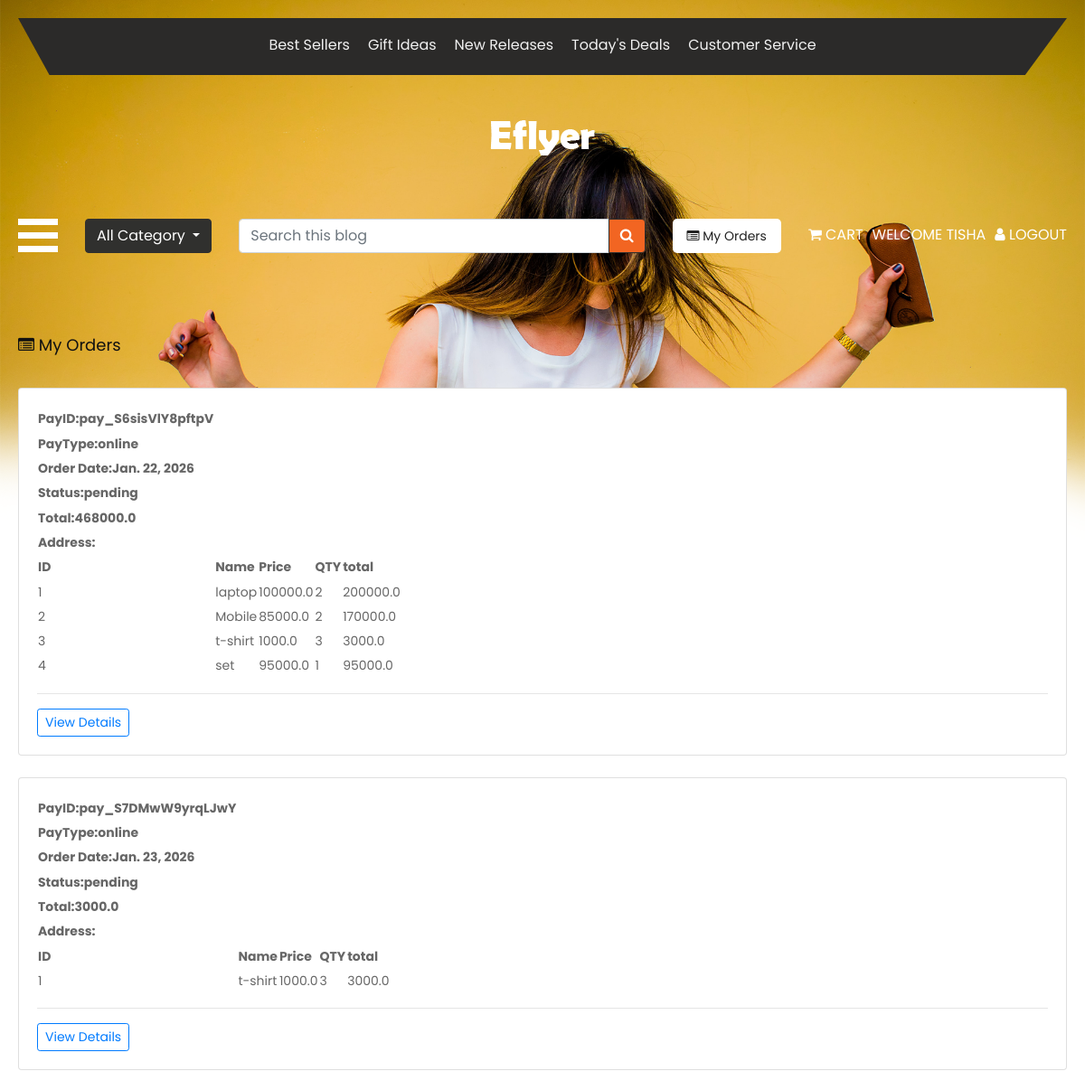
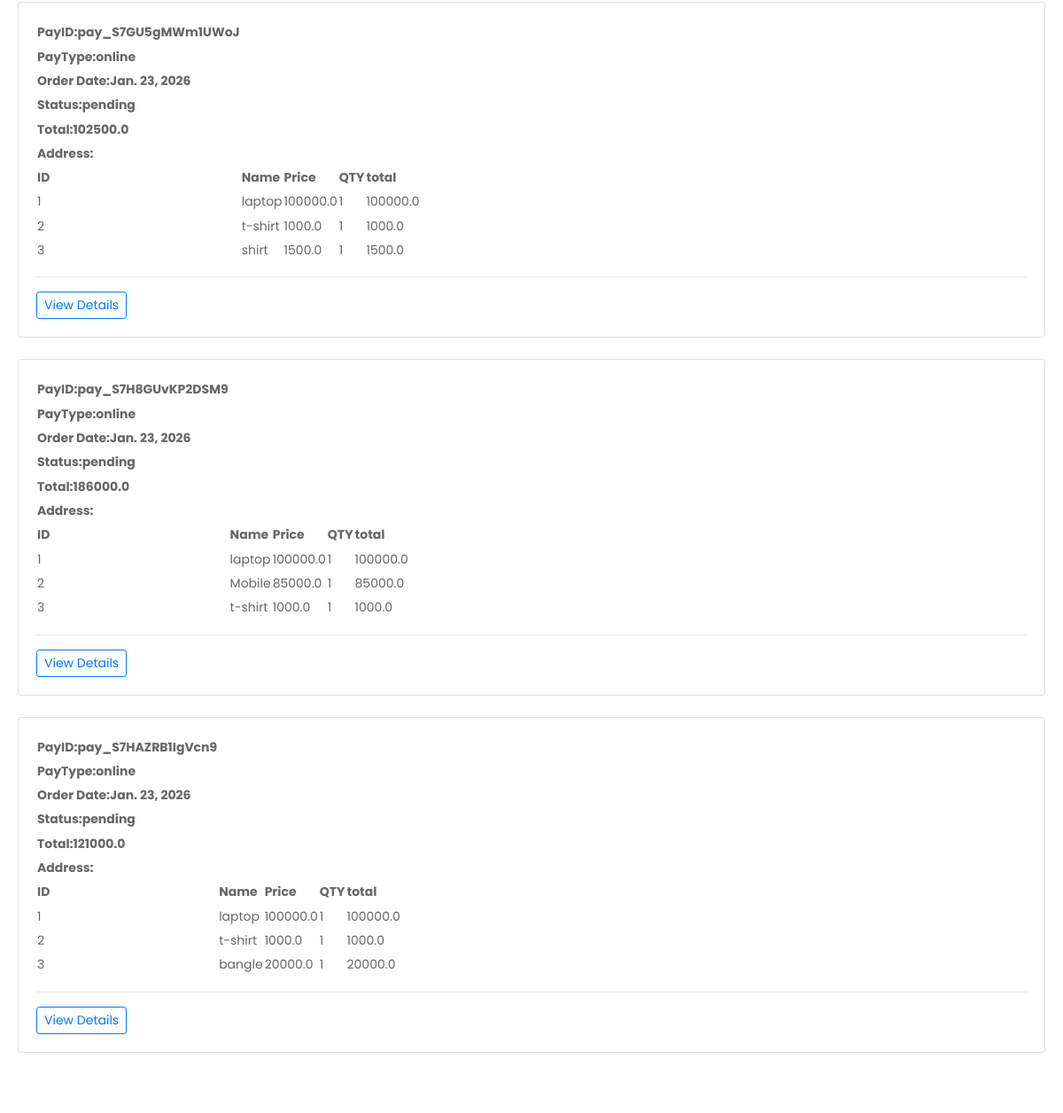
Screenshot of /my-orders (signed in) with the database file from the repository (2 pictures, top to bottom).
### myapp/models.py (models this page shows, shortened)
class Order(models.Model):
    user = models.ForeignKey(User,on_delete=models.CASCADE)
    data = models.DateField()
    total = models.FloatField()
    status = models.CharField(max_length=20,default="pending")
    paytype= models.CharField(max_length=20,default="online")
    payid = models.CharField(max_length=50)
    address=models.ForeignKey(Address,on_delete=models.CASCADE,null=True)

class OrderDetials(models.Model):
    order=models.ForeignKey(Order,on_delete=models.CASCADE, related_name="details")
    product=models.ForeignKey(Product,on_delete=models.CASCADE)
    qty=models.IntegerField()
    price=models.FloatField()
    def total_price(self):
        return self.price*self.qty

class Product(models.Model):
    category = models.ForeignKey(Category,on_delete=models.CASCADE)
    name = models.CharField(max_length=50)
    price = models.FloatField()
    qty = models.IntegerField()
    desc = models.TextField()
    image = models.ImageField(upload_to="pro_image")

### myapp/views.py (the view)
# urls.py: path('my-orders',my_orders, name='my_orders'),
@login_required(login_url="login_register")
def my_orders(request):
    orders =Order.objects.filter(user=request.user)
    return render(request, 'my_orders.html',{"orders":orders})

### myapp/templates/my_orders.html
{% extends 'base.html' %}
{% block body %}
<div class="container mt-5 mb-5">
    <h3><i class="fa fa-list-alt"></i> My Orders</h3>
    {% for od in orders%}
    <div class="card mt-4">
        <div class="card-body">
            <table class="placed_order-table">
                <thead>
                    <tr>
                        <th>PayID:{{od.payid}}</th>
                    </tr>
                    <tr>
                        <th>PayType:{{od.paytype}}</th>
                    </tr>
                    <tr>
                        <th>Order Date:{{od.data}}</th>
                    </tr>
                    <tr>
                        <th>Status:{{od.status}}</th>
                    </tr>
                    <tr>
                        <th>Total:{{od.total}}</th>
                    </tr>
                    <tr>
                        <th>Address:{{od.address.address}}</th>
                    </tr>
                    <tr>
                        <th>ID</th>
                        <th>Name</th>
                        <th>Price</th>
                        <th>QTY</th>
                        <th>total</th>
                    </tr>
                </thead>
                <tbody>
                    {%for i in od.details.all%}
                    <tr>
                        <td>{{forloop.counter}}</td>
                        <td>{{i.product.name}}</td>
                        <td>{{i.price}}</td>
                        <td>{{i.qty}}</td>
                        <td>{{i.total_price}}</td>
                    </tr>
                    {%endfor%}
                </tbody>
            </table>
            <hr>
            <a href="{% url 'cart' %}" class="btn btn-sm btn-outline-primary">
                View Details
            </a>
        </div>
    </div>
    {%endfor%}
</div>
{% endblock %}

### myapp/templates/base.html (shortened to what this page needs)
{% load static %}
<!DOCTYPE html>
<html lang="en">
<head>
    <link rel="stylesheet" href="{% static 'css/bootstrap.min.css' %}">
    <link rel="stylesheet" href="{% static 'css/style.css' %}">
    <link rel="stylesheet" href="{% static 'css/responsive.css' %}">
    <link rel="stylesheet" href="{% static 'css/jquery.mCustomScrollbar.min.css' %}">
    <link rel="stylesheet" href="{% static 'css/index.css' %}">
    <link rel="stylesheet"
          href="https://stackpath.bootstrapcdn.com/font-awesome/4.7.0/css/font-awesome.min.css">
</head>
<body>
<div class="banner_bg_main">
    <div class="container">
        <div class="header_section_top">
            <div class="row">
                <div class="col-sm-12">
                    <div class="custom_menu">
                        <ul>
                            <li><a href="#">Best Sellers</a></li>
                            <li><a href="#">Gift Ideas</a></li>
                            <li><a href="#">New Releases</a></li>
                            <li><a href="#">Today's Deals</a></li>
                            <li><a href="#">Customer Service</a></li>
                        </ul>
                    </div>
                </div>
            </div>
        </div>
    </div>
    <div class="logo_section">
        <div class="container">
            <div class="row">
                <div class="col-sm-12">
                    <div class="logo">
                        <a href="index.html">
                            <img src="{% static 'images/logo.png' %}" alt="logo">
                        </a>
                    </div>
                </div>
            </div>
        </div>
    </div>
    <div class="header_section">
        <div class="container">
            <div class="containt_main">
                <span class="toggle_icon" onclick="openNav()">
                    <img src="{% static 'images/toggle-icon.png' %}">
                </span>
            <div class="dropdown">
                        <button class="btn btn-secondary dropdown-toggle" type="button"
                data-bs-toggle="dropdown" aria-expanded="false">
            All Category
                    </button>
            </div>
                <div class="main">
                    <div class="input-group">
                        <input type="text" class="form-control" placeholder="Search this blog">
                        <div class="input-group-append">
                            <button class="btn btn-secondary" style="background-color:#f26522;">
                                <i class="fa fa-search"></i>
                            </button>
                        </div>
                    </div>
                </div>
                <div class="header_box">
                    <div class="lang_box">
                        <a href="{% url 'my_orders' %}" class="nav-link">
                            <i class="fa fa-list-alt"></i> My Orders
                        </a>
                    </div>
                    <div class="login_menu">
                        <ul>
                            <li>
                                <a href="{% url 'cart' %}">
                                    <i class="fa fa-shopping-cart"></i> Cart
                                </a>
                            </li>
                            {% if user.is_authenticated %}
                            <li>
                                <a href="#">
                                    Welcome {{ user }}
                                </a>
                            </li>
                            <li>
                                <a href="{% url 'user-logout' %}">
                                    <i class="fa fa-user"></i> Logout
                                </a>
                            </li>
                            {% else %}
                            <li>
                                <a href="{% url 'login_register' %}">
                                    <i class="fa fa-user"></i> Login
                                </a>
                            </li>
                            {% endif %}
                        </ul>
                    </div>
                </div>
            </div>
        </div>
    </div>
    {% block body %}{% endblock %}
</div>
</body>
</html>

### static/css/style.css (style rules this page uses)
* { box-sizing: border-box !important; transition: ease all 0.5s; }
html { scroll-behavior: smooth; overflow-x: hidden; }
body { color: #666666; font-size: 14px; line-height: 1.80857; font-weight: normal; overflow-x: hidden; font-family: 'Poppins', sans-serif; }
a { color: #1f1f1f; text-decoration: none !important; outline: none !important; -webkit-transition: all .3s ease-in-out; -moz-transition: all .3s ease-in-out; -ms-transition: all .3s ease-in-out; -o-transition: all .3s ease-in-out; transition: all .3s ease-in-out; }
h1, h2, h3, h4, h5, h6 { letter-spacing: 0; font-weight: normal; position: relative; padding: 0 0 10px 0; font-weight: normal; line-height: normal; color: #111111; margin: 0 }
h3 { font-size: 18px }
*, *::after, *::before { -webkit-box-sizing: border-box; -moz-box-sizing: border-box; box-sizing: border-box; }
ul, li, ol { margin: 0px; padding: 0px; list-style: none; }
a { color: #222222; text-decoration: none; outline: none !important; }
a, .btn { text-decoration: none !important; outline: none !important; -webkit-transition: all .3s ease-in-out; -moz-transition: all .3s ease-in-out; -ms-transition: all .3s ease-in-out; -o-transition: all .3s ease-in-out; transition: all .3s ease-in-out; }
img { max-width: 100%; height: auto; }
button { border: 0; margin: 0; padding: 0; cursor: pointer; }
.banner_bg_main { width: 100%; float: left; background-image: url(../images/banner-bg.png); height: auto; background-size: 100%; background-repeat: no-repeat; }
.header_section_top { width: 100%; float: left; background-color: #2b2a29; clip-path: polygon(0 0, 100% 0, 96% 100%, 3% 100%); height: auto; padding: 10px 0px; }
.custom_menu { width: 100%; margin: 0 auto; text-align: center; }
.custom_menu ul { margin: 0px; padding: 0px; display: inline-block; }
.custom_menu li { float: left; font-size: 16px; color: #f1f1f1; padding: 6px 10px 0px 10px; }
.custom_menu li a { color: #f1f1f1; }
.logo_section { width: 100%; float: left; }
.logo { width: 100%; float: left; text-align: center; padding: 30px 0px; }
.header_section { width: 100%; display: flex; }
.containt_main { display: flex; }
.toggle_icon { cursor: pointer; color: #ffffff; order: 2; }
.header_box { order: 2; display: flex; }
.dropdown, .dropleft, .dropright, .dropup { position: relative; margin: 0 auto; text-align: center; display: inline-block; margin-left: 30px; order: 2; }
.btn-secondary { color: #fff; background-color: #30302e; border-color: #30302e; }
.main { flex: 1; margin: 0px 30px; display: inline-block; order: 2; }
.login_menu { display: flex; text-align: right; float: right; }
.login_menu ul { margin: 0px; padding: 0px; }
.login_menu li { float: left; font-size: 16px; color: #ffffff; text-transform: uppercase; padding-left: 10px; padding-top: 4px; }
.login_menu li a { color: #ffffff; }
.lang_box { display: flex; float: right; background: #fff; border-radius: 5px; margin-right: 20px; }
.nav-link { display: block; padding: .4rem 1rem; }

### static/css/index.css (style rules this page uses)
.container { max-width: 1200px; margin: auto; padding: 20px; }

### rows the page displays
Order: payid "pay_S6sisVlY8pftpV", paytype "online", data "Jan. 22, 2026", status "pending", total "468000.0"
OrderDetials: product.name "laptop", price "100000.0", qty "2", total_price "200000.0"
OrderDetials: product.name "Mobile", price "85000.0", qty "2", total_price "170000.0"
OrderDetials: product.name "t-shirt", price "1000.0", qty "3", total_price "3000.0"
OrderDetials: product.name "set", price "95000.0", qty "1", total_price "95000.0"
Order: payid "pay_S7DMwW9yrqLJwY", paytype "online", data "Jan. 23, 2026", status "pending", total "3000.0"
OrderDetials: product.name "t-shirt", price "1000.0", qty "3", total_price "3000.0"
Order: payid "pay_S7GU5gMWm1UWoJ", paytype "online", data "Jan. 23, 2026", status "pending", total "102500.0"
OrderDetials: product.name "laptop", price "100000.0", qty "1", total_price "100000.0"
OrderDetials: product.name "t-shirt", price "1000.0", qty "1", total_price "1000.0"
OrderDetials: product.name "shirt", price "1500.0", qty "1", total_price "1500.0"
Order: payid "pay_S7H8GUvKP2DSM9", paytype "online", data "Jan. 23, 2026", status "pending", total "186000.0"
OrderDetials: product.name "laptop", price "100000.0", qty "1", total_price "100000.0"
OrderDetials: product.name "Mobile", price "85000.0", qty "1", total_price "85000.0"
OrderDetials: product.name "t-shirt", price "1000.0", qty "1", total_price "1000.0"
Order: payid "pay_S7HAZRB1IgVcn9", paytype "online", data "Jan. 23, 2026", status "pending", total "121000.0"
OrderDetials: product.name "laptop", price "100000.0", qty "1", total_price "100000.0"
OrderDetials: product.name "t-shirt", price "1000.0", qty "1", total_price "1000.0"
OrderDetials: product.name "bangle", price "20000.0", qty "1", total_price "20000.0"

### other values shown
{{ user }} "TISHA"
